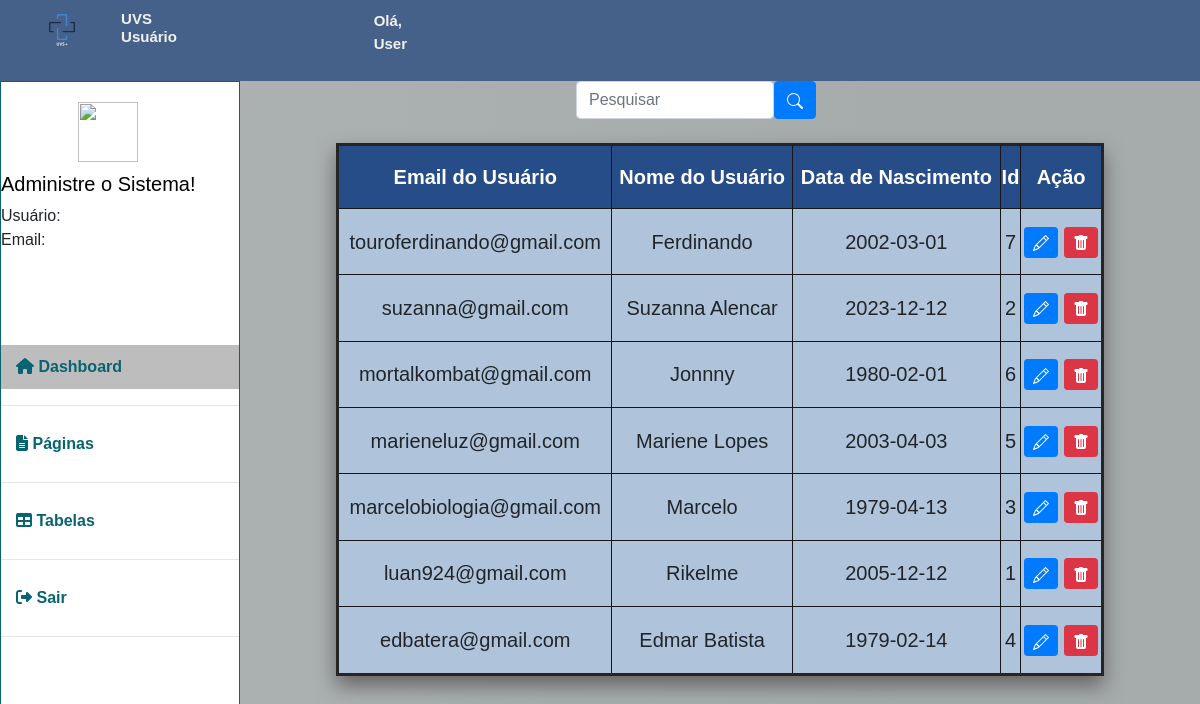
Screenshot of /admin_pages/usuarios.php with the database file from the repository.
### tables this page shows
CREATE TABLE `tbubs` (
  `email` varchar(50) NOT NULL,
  `senha` varchar(50) NOT NULL,
  `nome` varchar(20) NOT NULL,
  `data` date DEFAULT NULL,
  `id` int(100) NOT NULL,
  `caminho` varchar(100) DEFAULT NULL,
  `imagem` varchar(100) DEFAULT NULL
);

### admin_pages/usuarios.php (the view, shortened to what this page needs)
<?php
  include_once('../banco/dbconnect.php');
      if(!empty($_GET['search']))
  {
      $data = $_GET['search'];
      $sql = "SELECT * FROM tbubs WHERE  id LIKE '%$data%' or nome LIKE '%$data%' or  email LIKE '%$data%'  ORDER BY email DESC";
  }
  else
  {
      $sql = "SELECT * FROM tbubs ORDER BY email DESC";
  }
  $resultn = $conexao -> query($sql);
  ?>
<!DOCTYPE html>
<?php
    include "../PHP/logado.php";
?>
<html lang="pt-br">
<head>
    <link rel="stylesheet" href="https://stackpath.bootstrapcdn.com/bootstrap/4.1.3/css/bootstrap.min.css">
    <link rel="stylesheet" href="../CSS/admin.css">
    <link rel="stylesheet" href="../CSS/conta.css">
    <link rel="stylesheet" href="../dist/ui/trumbowyg.min.css">
</head>
<body>
<header>
        <div class="info-cabecalho">
                <img class="logo"src="../IMAGENS/UVS +.svg" alt="uvs logo">
                <h5>UVS Usuário</h5>
                <p>Olá, User</p>
        </div>
    </header>
    <section class="main">
        <div class="sidebar">
        <div class="perfil-adm">
                <div class="image-perfil">
                <form action="">
                    <a class="image-perfil" href="user_admin.php">
                    <img src=<?php echo $caminho;?> name="perfiluser" style="width: 60px; height: 60px">
                </a>
                    </form>
                    <h4>Administre o Sistema!</h4>
                    <p><?php echo nl2br("Usuário: " . $nome .
                              "\n". "Email: " . $logado);
                     ?></p>
                </div>
            </div>
               <br>
            <a class="nome-colorido" href="administrador.php"> <i class="fa-solid fa-house" style="color: #076470;"></i> Dashboard</a>
                <hr>
            <a href="paginas.php"> <i class="fa-sharp fa-solid fa-file-lines" style="color: #076470;"></i> Páginas </a>
                <hr>
            <a href="tabelas.php">  <i class="fa-solid fa-table" style="color: #076470;"></i> Tabelas</a>
                <hr>
            <a href="../pages/sair.php"> <i class="fa-solid fa-right-from-bracket" style="color: #076470;"></i> Sair</a>
            <hr>
        </div>
 <div class="principal">
        <div class="box-search">
            <input type="search" placeholder="Pesquisar" class="form-control" id="pesquisar">
            <button class= "btn btn-primary" onclick="Apresentar()">
            </button>
        </div>
<br>
   <table class="tabela">
      <th class="tdDark">Email do Usuário</th>
      <th class="tdDark">Nome do Usuário</th>
      <th class="tdDark">Data de Nascimento</th>
      <th class="tdDark">Id</th>
      <th class="tdDark">Ação</th>
    <?php
    while($user_data = mysqli_fetch_assoc($resultn)) {
                            echo "<tr>";
                            echo "<td>".$user_data['email']."</td>";
                            echo "<td>".$user_data['nome']."</td>";
                            echo "<td>".$user_data['data']."</td>";
                            echo "<td>".$user_data['id']."</td>";
                            echo "<td>
                            <a class='btn btn-sm btn-primary' href='../PHP/edit.php?id=$user_data[id]' title='Editar'>
                            <svg xmlns='http://www.w3.org/2000/svg' width='16' height='16' fill='currentColor' class='bi bi-pencil' viewBox='0 0 16 16'>
                                <path d='M12.146.146a.5.5 0 0 1 .708 0l3 3a.5.5 0 0 1 0 .708l-10 10a.5.5 0 0 1-.168.11l-5 2a.5.5 0 0 1-.65-.65l2-5a.5.5 0 0 1 .11-.168l10-10zM11.207 2.5 13.5 4.793 14.793 3.5 12.5 1.207 11.207 2.5zm1.586 3L10.5 3.207 4 9.707V10h.5a.5.5 0 0 1 .5.5v.5h.5a.5.5 0 0 1 .5.5v.5h.293l6.5-6.5zm-9.761 5.175-.106.106-1.528 3.821 3.821-1.528.106-.106A.5.5 0 0 1 5 12.5V12h-.5a.5.5 0 0 1-.5-.5V11h-.5a.5.5 0 0 1-.468-.325z'/>
                            </svg>
                            </a>
                            <a class='btn btn-sm btn-danger' href='../PHP/alterar.php?id=$user_data[id]' title='Deletar'>
                                <svg xmlns='http://www.w3.org/2000/svg' width='16' height='16' fill='currentColor' class='bi bi-trash-fill' viewBox='0 0 16 16'>
                                    <path d='M2.5 1a1 1 0 0 0-1 1v1a1 1 0 0 0 1 1H3v9a2 2 0 0 0 2 2h6a2 2 0 0 0 2-2V4h.5a1 1 0 0 0 1-1V2a1 1 0 0 0-1-1H10a1 1 0 0 0-1-1H7a1 1 0 0 0-1 1H2.5zm3 4a.5.5 0 0 1 .5.5v7a.5.5 0 0 1-1 0v-7a.5.5 0 0 1 .5-.5zM8 5a.5.5 0 0 1 .5.5v7a.5.5 0 0 1-1 0v-7A.5.5 0 0 1 8 5zm3 .5v7a.5.5 0 0 1-1 0v-7a.5.5 0 0 1 1 0z'/>
                                </svg>
                            </a>
                            </td>";
                        echo "</tr>";
                }
            ?>
</table>
</div>
</body>
</html>

### CSS/admin.css (style rules this page uses)
* { margin: 0; padding: 0; }
html, body { font-family: Arial, Helvetica, sans-serif; width: 100vw; height: 100%; }
header { display: flex; padding: 10px 2%; justify-content: space-between; background-color: #466189; }
.info-cabecalho { display: flex; }
.info-cabecalho h5 { font-weight: bold; color: #f1f1f1; margin-left: 20%; font-size: 15px }
.info-cabecalho p { font-weight: bold; color: #f1f1f1; margin-left: 100%; font-size: 15px }
.perfil-adm { height: 30%; }
.image-perfil img { margin-top: 10px; margin-left: 30%; justify-content: center; }
.logo { width: 40px; height: 40px; margin-left: 9%; }
.main { display: flex; flex-wrap: wrap; height: 100%; }
.sidebar { width: 20%; background-color: rgb(255, 255, 255); height: 100%; border: 1px solid rgb(7, 100, 112); }
.sidebar a { text-decoration: none; display: block; padding: 10px 15px; color: rgb(7, 100, 112); font-weight: bold; font-family: Arial, Helvetica, sans-serif; }
.nome-colorido { background-color: rgb(189, 189, 189); color: #222; font-weight: bold; }
.principal { width: 80%; }

### CSS/conta.css (style rules this page uses)
body { width:100%; min-height: 100vh; background-attachment: fixed; background: rgb(153, 157, 158); background: linear-gradient(90deg, rgb(173, 178, 179) 5%, rgb(166, 171, 172) 75%); }
h4 { Font-size: 20px; color: black; }
.box-search { margin-left: 35%; width: 25%; gap:.1%; display: flex; }
.tabela { background-color: #AFC3DB; margin-left: 10%; text-align: center; border: solid rgb(37, 37, 37); width: 80%; box-shadow:0px 10px 20px #676565; border-radius: 2px; cursor: pointer; border-collapse:collapse ; font-size: 20px; height: 400pt; }
.tdDark { background-color: #264d88; color: white; }
td { border:solid rgb(22, 22, 22) 1px; }
th { border:solid rgb(22, 22, 22) 1px; }

### rows the page displays
tbubs: email "touroferdinando@gmail.com", nome "Ferdinando", data "2002-03-01", id "7"
tbubs: email "suzanna@gmail.com", nome "Suzanna Alencar", data "2023-12-12", id "2"
tbubs: email "mortalkombat@gmail.com", nome "Jonnny", data "1980-02-01", id "6"
tbubs: email "marieneluz@gmail.com", nome "Mariene Lopes", data "2003-04-03", id "5"
tbubs: email "marcelobiologia@gmail.com", nome "Marcelo", data "1979-04-13", id "3"
tbubs: email "luan924@gmail.com", nome "Rikelme", data "2005-12-12", id "1"
tbubs: email "edbatera@gmail.com", nome "Edmar Batista", data "1979-02-14", id "4"
